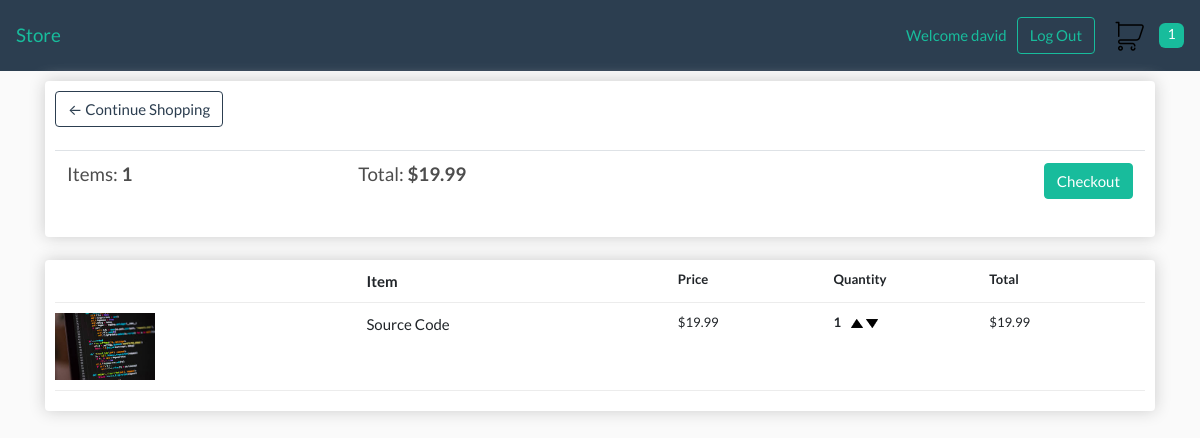
The app's page /cart/ (signed in) with its own data.
### store/models.py (models this page shows, shortened)
class Order(models.Model):
    customer = models.ForeignKey("store.Customer", on_delete=models.SET_NULL, null=True, blank=True)
    date_ordered = models.DateTimeField(auto_now_add=True)
    complete = models.BooleanField(default=False, null=True, blank=False)
    transaction_id = models.CharField(max_length=100, null=True)
    @property
    def get_cart_total(self):
        return sum([item.get_total for item in self.orderitem_set.all()])
    @property
    def get_cart_items(self):
        return sum([item.quantity for item in self.orderitem_set.all()])

class OrderItem(models.Model):
    product = models.ForeignKey("store.Product", on_delete=models.SET_NULL, null=True)
    order = models.ForeignKey("store.Order", on_delete=models.SET_NULL, null=True)
    quantity = models.IntegerField(default=0, null=True, blank=True)
    date_added = models.DateTimeField(auto_now_add=True)
    @property
    def get_total(self):
        return self.product.price * self.quantity

class Product(models.Model):
    name = models.CharField(max_length=200, null=True)
    price = models.DecimalField(max_digits=5, decimal_places=2)
    digital = models.BooleanField(default=False, null=True, blank=False)
    image = models.ImageField(null=True, blank=True)
    @property
    def get_image_url(self):
        try:
            return self.image.url
        except:
            return ''

### store/views.py (the view)
# urls.py: path('cart/', views.cart, name='cart'),
def cart(request):
    data = cart_data(request)
    cart_items = data['cart_items']
    order = data['order']
    items = data['items']
    return render(request, 'store/cart.html', {
        'items': items,
        'order': order,
        'cart_items': cart_items
    })

### store/utils.py (called while the page is built)
def cart_data(request):
    if request.user.is_authenticated:
        customer = request.user.customer
        order, created = Order.objects.get_or_create(customer=customer, complete=False)
        items = order.orderitem_set.all()
        cart_items = order.get_cart_items
    else:
        cookie_data = cookie_cart(request)
        cart_items = cookie_data['cart_items']
        order = cookie_data['order']
        items = cookie_data['items']
    return {
        'cart_items': cart_items,
        'order': order,
        'items': items
    }

### store/templates/store/cart.html (shortened to what this page needs)
{% extends 'store/layout.html' %}
{% load static %}
{% block body %}
    <div class="row">
        <div class="col-lg-12">
            <div class="box-element">
                <a class="btn btn-outline-primary" href="{% url 'store' %}">&#x2190; Continue Shopping</a>
                <br>
                <br>
                <table class="table">
                    <tr>
                        <th><h5>Items: <strong>{{ order.get_cart_items }}</strong></h5></th>
                        <th><h5>Total: <strong>${{ order.get_cart_total|floatformat:2 }}</strong></h5></th>
                        <th>
                            <a class="btn btn-success checkout" href="{% url 'checkout' %}">
                                Checkout
                            </a>
                        </th>
                    </tr>
                </table>
            </div>
            <br>
            <div class="box-element">
                <div class="cart-row">
                    <div class="large"></div>
                    <div class="large"><strong>Item</strong></div>
                    <div class="small"><strong>Price</strong></div>
                    <div class="small"><strong>Quantity</strong></div>
                    <div class="small"><strong>Total</strong></div>
                </div>
                {% for item in items %}
                    <div class="cart-row">
                        <div class="large">
                            <img class="row-image" src="{{ item.product.get_image_url }}" alt="item image">
                        </div>
                        <div class="large"><p>{{ item.product.name }}</p></div>
                        <div class="small"><p>${{ item.product.price|floatformat:2 }}</p></div>
                        <div class="small">
                            <p class="quantity">{{ item.quantity }}</p>
                            <div class="quantity">
                                <img data-product={{item.product.id}} data-action="add" class="chg-quantity update-cart" src="{% static  'images/arrow-up.png' %}">
                                <img data-product={{item.product.id}} data-action="remove" class="chg-quantity update-cart" src="{% static  'images/arrow-down.png' %}">
                            </div>
                        </div>
                        <div class="small"><p>${{ item.get_total }}</p></div>
                    </div>
                {% endfor %}
            </div>
        </div>
    </div>
{% endblock body %}

### store/templates/store/layout.html (shortened to what this page needs)
{% load static %}
<!DOCTYPE html>
<html lang="en">
    <head>
        <link rel="stylesheet" href="https://stackpath.bootstrapcdn.com/bootswatch/4.5.0/flatly/bootstrap.min.css">
        <link rel="stylesheet" type="text/css" href="{% static 'css/main.css' %}">
    </head>
    <body>
        <nav class="navbar navbar-expand-lg navbar-primary bg-primary">
            <a class="navbar-brand" href="{% url 'store' %}">Store</a>
            <div class="form-inline my-2 my-lg-0">
                {% if request.user.is_authenticated %}
                    <div id="welcome">Welcome {{ request.user.username }}</div>
                    <a href="{% url 'logout' %}" class="btn btn-outline-success">Log Out</a>
                {% else %}
                    <a href="{% url 'login' %}" class="success" id="login">Log In</a>
                    <a href="{% url 'register' %}" class="btn btn-outline-success">Register</a>
                {% endif %}
                <a href="{% url 'cart' %}">
                    <img src="{% static 'images/cart.png' %}" alt="cart" id="cart-icon">
                </a>
                <div id="cart-total">{{ cart_items }}</div>
            </div>
        </nav>
        <div class="container">
            {% block body %}
            {% endblock body %}
        </div>
    </body>
</html>

### static/css/main.css (style rules this page uses)
body { background-color: hsl(0, 0%, 98%); }
h1, h2, h3, h4, h5, h6 { color: hsl(0, 0%, 30%); }
.box-element { box-shadow: hsl(0, 0%, 80%) 0 0 16px; background-color: #fff; border-radius: 4px; padding: 10px; }
#cart-total { display: block; text-align: center; color: #fff; background-color: #18bc9c; width: 25px; height: 25px; border-radius: 25%; font-size: 14px; }
#cart-icon { width: 50%; display: inline-block; margin-left: 30%; }
#welcome { margin-right: 10px; color: #18bc9c; }
.checkout { float: right; }
.large { flex: 2; }
.small { flex: 1; }
.col-lg-4, .col-lg-6, .col-lg-8, .col-lg-12 { margin-top: 10px; }
.row-image { width: 100px; }
.cart-row { display: flex; flex-direction: row; justify-content: space-between; padding-bottom: 10px; margin-bottom: 10px; border-bottom: 1px solid #ececec; }
.quantity { display: inline-block; font-weight: 700; padding-right: 5%; }
.chg-quantity { width: 12px; cursor: pointer; display: inline-flex; transition: 0.1s; }

### records on screen
Order: get_cart_items "1", get_cart_total "19.99"
OrderItem: product.get_image_url (picture), product.name "Source Code", product.price "19.99", quantity "1", get_total "19.99"

### other values on screen
{{ request.user.username }} "david"
{{ cart_items }} "1"
